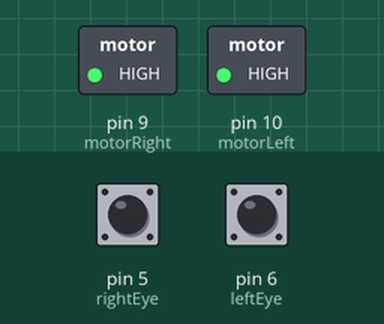
The sketch below on a simulated Arduino Uno, built with avr-gcc and run on an emulated ATmega328P. Shown: switched loads named in the sketch (green lamp = pin HIGH). The inputs (shaded band) are chosen by the test bench; at power-on: pin 5 (rightEye) LOW, pin 6 (leftEye) LOW.

Above: at 1.2 s.
1.3 s: pin 5 (rightEye) pulled HIGH for 0.15 s
At 1.4 s:
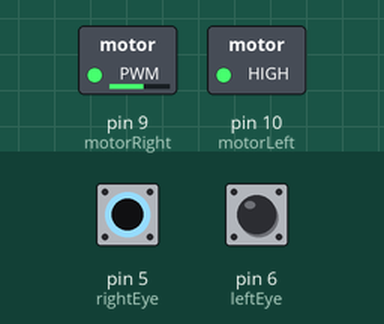
3.0 s: pin 6 (leftEye) pulled HIGH for 0.15 s
At 4.3 s:
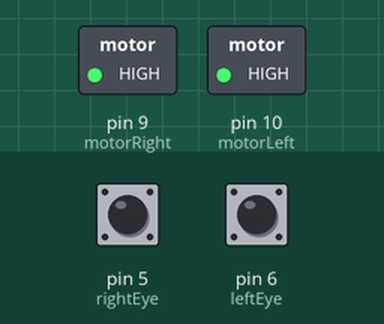
4.7 s: pin 5 (rightEye) pulled HIGH for 1 s
At 5.5 s:
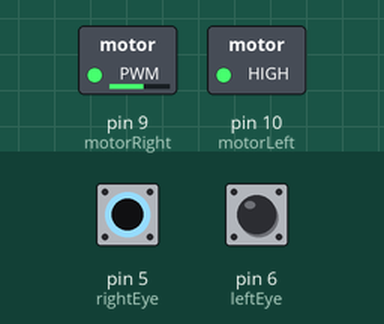
7.2 s: pin 6 (leftEye) pulled HIGH for 0.15 s
At 7.3 s:
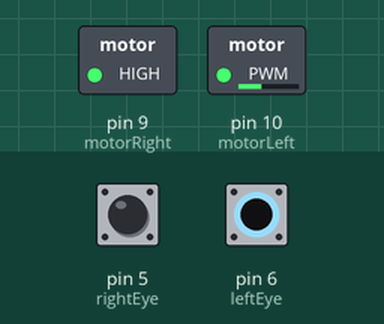
8.9 s: pin 6 (leftEye) pulled HIGH for 3.2 s
At 12.6 s:
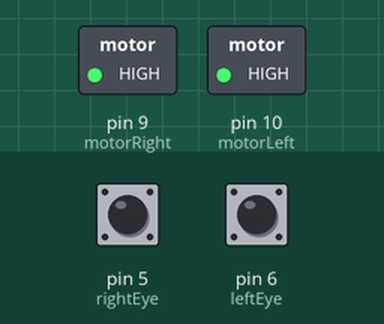
13.6 s: pin 5 (rightEye) driven HIGH and pin 6 (leftEye) driven HIGH
At 14.9 s:
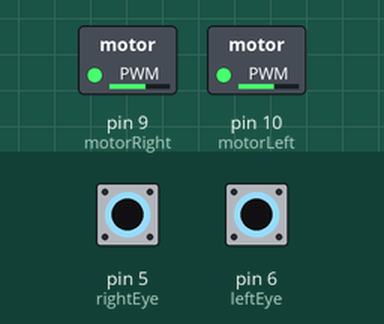
Timing chart, 0 to 16.1 s (numbered marks = the images above; inputs shaded):
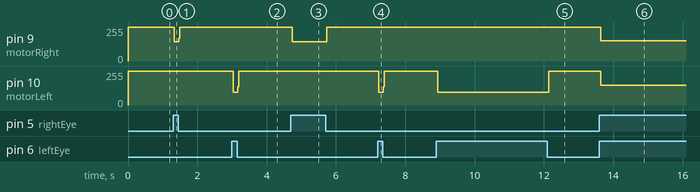

Measured:
- after the input at 1.3 s, pin 9 (motorRight): 255/255 → 143/255 at once, → 255/255 0.12 s later
- after the input at 3.0 s, pin 10 (motorLeft): 255/255 → 97/255 at once, → 255/255 0.12 s later
- after the input at 4.7 s, pin 9 (motorRight): 255/255 → 143/255 at once, → 255/255 1.0 s later
- after the input at 7.2 s, pin 10 (motorLeft): 255/255 → 97/255 at once, → 255/255 0.12 s later
- after the input at 8.9 s, pin 10 (motorLeft): 255/255 → 97/255 at once, → 255/255 3.2 s later
- after the input at 13.6 s, pin 9 (motorRight): 255/255 → 152/255 at once; pin 10 (motorLeft): 255/255 → 149/255 at once

The sketch:

line_follower.ino
```cpp
int motorRight = 9; // Right motor connected to PWM pin 9
int motorLeft = 10; // Left motor connected to PWM pin 10

int rightEye = 5; // Right IR sensor connected to digital pin 5
int leftEye = 6; // Left IR sensor connected to digital pin 6

int left = 0; // Initialize variable 'left'
int right = 0; // Initialize variable 'right'

void setup()
{
  pinMode(motorRight,OUTPUT); // setting the PWM pin 9 as output
  pinMode(motorLeft,OUTPUT); // setting the PWM pin 10 as output

  pinMode(rightEye,INPUT); // setting the digital pin 5 as input
  pinMode(leftEye,INPUT); // setting the digital pin 6 as input

  digitalWrite(rightEye,LOW); // sets the right IR sensor to low (or 0)
  digitalWrite(leftEye,LOW); // sets the left IR sensor to low (or 0)
}

void loop()
{
  analogWrite(motorRight,255); // sets right motor to analog value 255 (max rpm)
  analogWrite(motorLeft,255); // sets left motor to analog value 255 (max rpm)

  right = digitalRead(rightEye); // reads value from right IR sensor and assigns it to the variable 'right'
  left = digitalRead(leftEye); // reads value from left IR sensor and assigns it to the variable 'left'


  if(right==1 && left==0) // When right PIR sensor detects the black line, right motor is stopped while left motor continues to rotate.
      // This produces a turning effect and the bot turns to the right.
  {
    analogWrite(motorRight,0); // right motor set to 0 (min rpm)
    analogWrite(motorLeft,255); // left motor set to 255 (max rpm)
  }


  if(left==1 && right==0)  // When left PIR sensor detects the black line, left motor is stopped while right motor continues to rotate.
      // This produces a turning effect and the bot turns to the left.
  {
      analogWrite(motorLeft,0); // left motor set to 0 (min rpm)
      analogWrite(motorRight,255); // right motor set to 255 (max rpm)
  }


  if(left==1 && right==1) // When both PIR sensors detect the black line, both motors are stopped due to which the bot comes to rest.
  {
    analogWrite(motorRight,0); // right motor set to 0 (min rpm)
    analogWrite(motorLeft,0); // left motor set to 0 (min rpm)
  }

}
```
